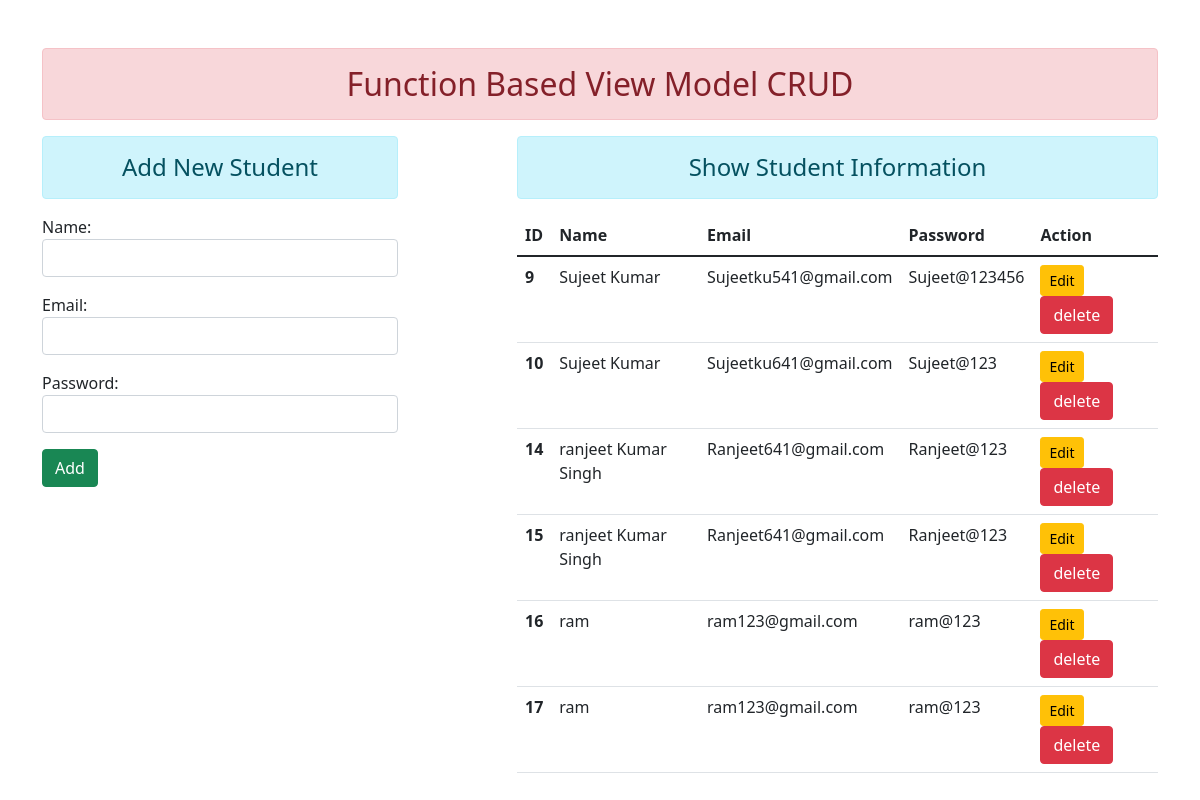
The page / on the database its author committed.
### crudp/models.py (models this page shows)
class User(models.Model):
    name = models.CharField(max_length=100)
    email = models.EmailField(max_length=100)
    password = models.CharField(max_length=100)

### crudp/views.py (the view)
# urls.py: path('', views.add_show,name = 'addandshow'),
def add_show(request):
    if request.method == 'POST':
        fm = StudentRegistration(request.POST)
        if fm.is_valid():
            nm = fm.cleaned_data['name']
            em = fm.cleaned_data['email']
            pw = fm.cleaned_data['password']
            reg = User(name = nm,email = em, password = pw)
            reg.save()
            fm = StudentRegistration()
    else:
        fm = StudentRegistration()
    stud = User.objects.all()
    return render(request,'crudp/addandshow.html', {'form': fm,'stu': stud})

### crudp/forms.py
class StudentRegistration(forms.ModelForm):
    class Meta:
        model = User
        fields = ['name','email','password']
        widgets = {
            'name': forms.TextInput(attrs={'class':'form-control'}),
            'email': forms.EmailInput(attrs={'class':'form-control'}),
            'password': forms.PasswordInput(render_value = True ,attrs={'class':'form-control'}),
        }

### crudp/templates/crudp/addandshow.html (shortened to what this page needs)
{% extends 'crudp/base.html' %}
{% block content %}
<div class = "row">
    <div class="col-sm-4">
        <h4 class = "text-center alert alert-info">Add New Student </h4>
<form action="" method="POST">
{{form.as_p}}
<input type="submit" class="btn btn-success" value="Add">
</form>
    </div>
<div class="col-sm-7 offset-1">
    <h4 class = "text-center alert alert-info"> Show Student Information </h4>
    {% if stu %}
        <table class="table table-hover">
            <thead>
            <tr>
                <th scope="col">ID</th>
                <th scope="col">Name</th>
                <th scope="col">Email</th>
                <th scope="col">Password</th>
                <th scope="col">Action</th>
            </tr>
            </thead>
            <tbody>
                {% for st in stu %}
            <tr>
                <th scope="row">{{st.id}}</th>
                <td>{{st.name}}</td>
                <td>{{st.email}}</td>
                <td>{{st.password}}</td>
                <td>
                    <a href="{% url 'updatedata' st.id %}" class="btn btn-warning btn-sm">Edit</a>
                    <form action="{% url 'deletedata' st.id %}" method="post" class="d-inline"> {% csrf_token %}
                      <input type="submit" class="btn btn-danger" value="delete">
                    </form>
                </td>
            </tr>
            {% endfor %}
            </tbody>
        </table>
    {% else %}
        <h4 class = "text-center alert alert-warning"> No Records </h4>
    {% endif %}
</div>
</div>
{% endblock content %}

### crudp/templates/crudp/base.html (shortened to what this page needs)
<!DOCTYPE html>
{% load static %}
<html>
    <head>
        <link rel="stylesheet" href="{% static 'crudp/css/bootstrap.css'%}">
    </head>
    <body>
        <div class ='container mt-5'>
            <h2 class = 'text-center alert alert-danger '> Function Based View Model CRUD </h2>
            {% block content %}
            {% endblock content %}
        </div>
    </body>
</html>

### rows shown on the page
User: id "9", name "Sujeet Kumar", email "Sujeetku541@gmail.com", password "Sujeet@123456"
User: id "10", name "Sujeet Kumar", email "Sujeetku641@gmail.com", password "Sujeet@123"
User: id "14", name "ranjeet Kumar Singh", email "Ranjeet641@gmail.com", password "Ranjeet@123"
User: id "15", name "ranjeet Kumar Singh", email "Ranjeet641@gmail.com", password "Ranjeet@123"
User: id "16", name "ram", email "ram123@gmail.com", password "ram@123"
User: id "17", name "ram", email "ram123@gmail.com", password "ram@123"
